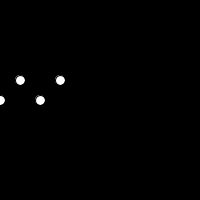
Frame 1 (no input)
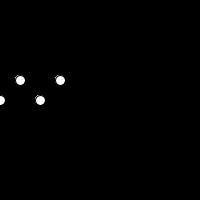
Frame 60 (the mouse pressed at the canvas centre just before this capture)
Frame 120 (the mouse held since frame 60 and released just before this capture): identical to frame 60, image omitted

The Processing sketch that drew these frames (run headless with seeded random() and noise(); from frame 60 on, the mouse is pressed at the canvas centre):

// Processing sketch: processing_78153
// ── processing_78153.pde

/*Drawing circles to a pattern. Answer the questions that follow

Developed by Laura Maye, University of Limerick */

/* Q: Refer to comment underneath all the ellipses in draw()
   Q: Colour the ellipses to a colour of your choice
   Q: Use variables to store the x and y values of each ellipse
*/

void setup()
{
  size(200, 200);
  background(0);
}

void draw()
{
  ellipse(0, 100, 10, 10);
  ellipse(20, 80, 10, 10);
  ellipse(40, 100, 10, 10);
  ellipse(60, 80, 10, 10);
  //... add more ellipses here to finish the pattern!
}
